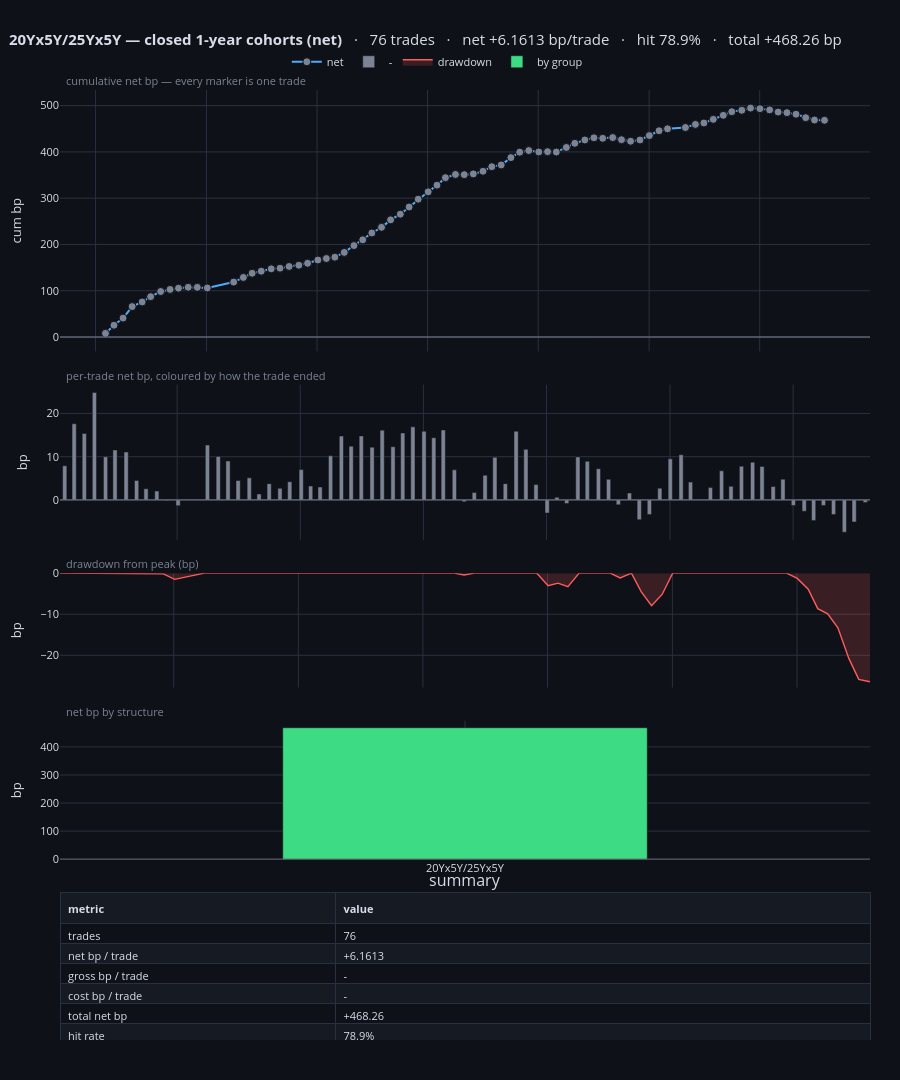

Here is the notebook cell this chart was saved with:
### Code cell
trade_dashboard(COHORT_BOOKS["20Yx5Y/25Yx5Y"],
                title="20Yx5Y/25Yx5Y — closed 1-year cohorts (net)",
                span_years=SPAN_YEARS, time_col="exit", pnl_col="net_pnl_bp",
                unit="bp", side_col="direction")

### Figure 1 — Plotly figure (JSON) as saved in the notebook; plotly's stock layout.template omitted (floating-point values rounded to 4 significant figures; data arrays with more than 128 entries replaced by an {"elided": "..."} marker saying what was removed)
{"data": [{"customdata": {"elided": "76x11 str values"}, "hovertemplate": "<b>%{customdata[0]}</b><br>%{customdata[1]}  ·  %{customdata[2]}  ·  <b>%{customdata[3]}</b><br>signal: %{customdata[4]}   secondary: %{customdata[5]}<br>exit: <b>%{customdata[6]}</b> after %{customdata[7]} <br>gross %{customdata[8]} bp   <b>net %{customdata[9]} bp</b><br>cumulative %{customdata[10]} bp<extra></extra>", "line": {"color": "#4dabf7", "width": 2}, "marker": {"color": ["#7b8394", "#7b8394", "#7b8394", "#7b8394", "#7b8394", "#7b8394", "#7b8394", "#7b8394", "#7b8394", "#7b8394", "#7b8394", "#7b8394", "#7b8394", "#7b8394", "#7b8394", "#7b8394", "#7b8394", "#7b8394", "#7b8394", "#7b8394", "#7b8394", "#7b8394", "#7b8394", "#7b8394", "#7b8394", "#7b8394", "#7b8394", "#7b8394", "#7b8394", "#7b8394", "#7b8394", "#7b8394", "#7b8394", "#7b8394", "#7b8394", "#7b8394", "#7b8394", "#7b8394", "#7b8394", "#7b8394", "#7b8394", "#7b8394", "#7b8394", "#7b8394", "#7b8394", "#7b8394", "#7b8394", "#7b8394", "#7b8394", "#7b8394", "#7b8394", "#7b8394", "#7b8394", "#7b8394", "#7b8394", "#7b8394", "#7b8394", "#7b8394", "#7b8394", "#7b8394", "#7b8394", "#7b8394", "#7b8394", "#7b8394", "#7b8394", "#7b8394", "#7b8394", "#7b8394", "#7b8394", "#7b8394", "#7b8394", "#7b8394", "#7b8394", "#7b8394", "#7b8394", "#7b8394"], "line": {"color": "#0e1117", "width": 1}, "size": 8}, "mode": "lines+markers", "name": "net", "type": "scatter", "x": ["2020-02-02T19:00:00-05:00", "2020-03-01T19:00:00-05:00", "2020-03-31T20:00:00-04:00", "2020-04-30T20:00:00-04:00", "2020-06-02T20:00:00-04:00", "2020-06-30T20:00:00-04:00", "2020-08-02T20:00:00-04:00", "2020-09-02T20:00:00-04:00", "2020-09-30T20:00:00-04:00", "2020-11-01T19:00:00-05:00", "2020-12-01T19:00:00-05:00", "2021-01-03T19:00:00-05:00", "2021-03-31T20:00:00-04:00", "2021-05-02T20:00:00-04:00", "2021-05-31T20:00:00-04:00", "2021-06-30T20:00:00-04:00", "2021-08-02T20:00:00-04:00", "2021-08-31T20:00:00-04:00", "2021-09-30T20:00:00-04:00", "2021-11-01T20:00:00-04:00", "2021-11-30T19:00:00-05:00", "2022-01-03T19:00:00-05:00", "2022-01-31T19:00:00-05:00", "2022-02-28T19:00:00-05:00", "2022-03-31T20:00:00-04:00", "2022-05-02T20:00:00-04:00", "2022-05-31T20:00:00-04:00", "2022-06-30T20:00:00-04:00", "2022-08-01T20:00:00-04:00", "2022-08-31T20:00:00-04:00", "2022-10-02T20:00:00-04:00", "2022-10-31T20:00:00-04:00", "2022-11-30T19:00:00-05:00", "2023-01-02T19:00:00-05:00", "2023-01-31T19:00:00-05:00", "2023-02-28T19:00:00-05:00", "2023-04-02T20:00:00-04:00", "2023-05-01T20:00:00-04:00", "2023-05-31T20:00:00-04:00", "2023-07-02T20:00:00-04:00", "2023-07-31T20:00:00-04:00", "2023-08-31T20:00:00-04:00", "2023-10-02T20:00:00-04:00", "2023-10-31T20:00:00-04:00", "2023-11-30T19:00:00-05:00", "2024-01-02T19:00:00-05:00", "2024-01-31T19:00:00-05:00", "2024-02-29T19:00:00-05:00", "2024-04-02T20:00:00-04:00", "2024-04-30T20:00:00-04:00", "2024-06-02T20:00:00-04:00", "2024-07-02T20:00:00-04:00", "2024-07-31T20:00:00-04:00", "2024-09-02T20:00:00-04:00", "2024-10-01T20:00:00-04:00", "2024-10-31T20:00:00-04:00", "2024-12-01T19:00:00-05:00", "2025-01-01T19:00:00-05:00", "2025-02-02T19:00:00-05:00", "2025-03-02T19:00:00-05:00", "2025-04-30T20:00:00-04:00", "2025-06-02T20:00:00-04:00", "2025-06-30T20:00:00-04:00", "2025-07-31T20:00:00-04:00", "2025-09-02T20:00:00-04:00", "2025-09-30T20:00:00-04:00", "2025-11-02T19:00:00-05:00", "2025-12-01T19:00:00-05:00", "2026-01-01T19:00:00-05:00", "2026-02-02T19:00:00-05:00", "2026-03-02T19:00:00-05:00", "2026-03-31T20:00:00-04:00", "2026-04-30T20:00:00-04:00", "2026-06-01T20:00:00-04:00", "2026-06-30T20:00:00-04:00", "2026-08-02T20:00:00-04:00"], "xaxis": "x", "y": [7.897, 25.51, 40.89, 65.75, 75.72, 87.28, 98.36, 102.9, 105.4, 107.5, 107.3, 106.0, 118.7, 128.8, 137.8, 142.3, 147.4, 148.7, 152.5, 155.2, 159.4, 166.4, 169.6, 172.6, 182.8, 197.6, 210.0, 224.8, 237.0, 253.2, 265.5, 281.0, 297.9, 313.7, 328.1, 344.3, 351.3, 350.8, 352.5, 358.2, 368.1, 371.8, 387.7, 399.4, 403.0, 399.9, 400.5, 399.7, 409.6, 418.6, 425.8, 430.5, 429.4, 431.0, 426.4, 423.1, 425.8, 435.3, 445.7, 449.8, 452.7, 459.4, 462.5, 470.3, 479.1, 486.8, 489.9, 494.7, 493.5, 490.8, 486.1, 484.8, 481.4, 474.0, 468.9, 468.3], "yaxis": "y"}, {"customdata": {"elided": "76x11 str values"}, "hovertemplate": "<b>%{customdata[0]}</b><br>%{customdata[1]}  ·  %{customdata[2]}  ·  <b>%{customdata[3]}</b><br>signal: %{customdata[4]}   secondary: %{customdata[5]}<br>exit: <b>%{customdata[6]}</b> after %{customdata[7]} <br>gross %{customdata[8]} bp   <b>net %{customdata[9]} bp</b><br>cumulative %{customdata[10]} bp<extra></extra>", "marker": {"color": "#7b8394"}, "name": "-", "type": "bar", "x": ["2020-02-02T19:00:00-05:00", "2020-03-01T19:00:00-05:00", "2020-03-31T20:00:00-04:00", "2020-04-30T20:00:00-04:00", "2020-06-02T20:00:00-04:00", "2020-06-30T20:00:00-04:00", "2020-08-02T20:00:00-04:00", "2020-09-02T20:00:00-04:00", "2020-09-30T20:00:00-04:00", "2020-11-01T19:00:00-05:00", "2020-12-01T19:00:00-05:00", "2021-01-03T19:00:00-05:00", "2021-03-31T20:00:00-04:00", "2021-05-02T20:00:00-04:00", "2021-05-31T20:00:00-04:00", "2021-06-30T20:00:00-04:00", "2021-08-02T20:00:00-04:00", "2021-08-31T20:00:00-04:00", "2021-09-30T20:00:00-04:00", "2021-11-01T20:00:00-04:00", "2021-11-30T19:00:00-05:00", "2022-01-03T19:00:00-05:00", "2022-01-31T19:00:00-05:00", "2022-02-28T19:00:00-05:00", "2022-03-31T20:00:00-04:00", "2022-05-02T20:00:00-04:00", "2022-05-31T20:00:00-04:00", "2022-06-30T20:00:00-04:00", "2022-08-01T20:00:00-04:00", "2022-08-31T20:00:00-04:00", "2022-10-02T20:00:00-04:00", "2022-10-31T20:00:00-04:00", "2022-11-30T19:00:00-05:00", "2023-01-02T19:00:00-05:00", "2023-01-31T19:00:00-05:00", "2023-02-28T19:00:00-05:00", "2023-04-02T20:00:00-04:00", "2023-05-01T20:00:00-04:00", "2023-05-31T20:00:00-04:00", "2023-07-02T20:00:00-04:00", "2023-07-31T20:00:00-04:00", "2023-08-31T20:00:00-04:00", "2023-10-02T20:00:00-04:00", "2023-10-31T20:00:00-04:00", "2023-11-30T19:00:00-05:00", "2024-01-02T19:00:00-05:00", "2024-01-31T19:00:00-05:00", "2024-02-29T19:00:00-05:00", "2024-04-02T20:00:00-04:00", "2024-04-30T20:00:00-04:00", "2024-06-02T20:00:00-04:00", "2024-07-02T20:00:00-04:00", "2024-07-31T20:00:00-04:00", "2024-09-02T20:00:00-04:00", "2024-10-01T20:00:00-04:00", "2024-10-31T20:00:00-04:00", "2024-12-01T19:00:00-05:00", "2025-01-01T19:00:00-05:00", "2025-02-02T19:00:00-05:00", "2025-03-02T19:00:00-05:00", "2025-04-30T20:00:00-04:00", "2025-06-02T20:00:00-04:00", "2025-06-30T20:00:00-04:00", "2025-07-31T20:00:00-04:00", "2025-09-02T20:00:00-04:00", "2025-09-30T20:00:00-04:00", "2025-11-02T19:00:00-05:00", "2025-12-01T19:00:00-05:00", "2026-01-01T19:00:00-05:00", "2026-02-02T19:00:00-05:00", "2026-03-02T19:00:00-05:00", "2026-03-31T20:00:00-04:00", "2026-04-30T20:00:00-04:00", "2026-06-01T20:00:00-04:00", "2026-06-30T20:00:00-04:00", "2026-08-02T20:00:00-04:00"], "xaxis": "x2", "y": [7.897, 17.62, 15.38, 24.86, 9.967, 11.55, 11.08, 4.499, 2.574, 2.063, -0.1716, -1.342, 12.7, 10.07, 9.001, 4.497, 5.107, 1.371, 3.758, 2.681, 4.207, 7.018, 3.223, 2.978, 10.22, 14.76, 12.44, 14.81, 12.2, 16.15, 12.3, 15.48, 16.9, 15.89, 14.39, 16.18, 6.95, -0.454, 1.706, 5.705, 9.846, 3.766, 15.88, 11.69, 3.55, -3.042, 0.6105, -0.8497, 9.95, 8.938, 7.206, 4.751, -1.149, 1.605, -4.563, -3.35, 2.725, 9.498, 10.44, 4.119, 2.845, 6.726, 3.132, 7.8, 8.738, 7.751, 3.092, 4.801, -1.279, -2.621, -4.744, -1.279, -3.381, -7.463, -5.1, -0.6054], "yaxis": "y2"}, {"fill": "tozeroy", "fillcolor": "rgba(255,92,92,0.18)", "hovertemplate": "drawdown %{y:.3f} bp<extra></extra>", "line": {"color": "#ff5c5c", "width": 1.4}, "mode": "lines", "name": "drawdown", "type": "scatter", "x": ["2020-02-02T19:00:00-05:00", "2020-03-01T19:00:00-05:00", "2020-03-31T20:00:00-04:00", "2020-04-30T20:00:00-04:00", "2020-06-02T20:00:00-04:00", "2020-06-30T20:00:00-04:00", "2020-08-02T20:00:00-04:00", "2020-09-02T20:00:00-04:00", "2020-09-30T20:00:00-04:00", "2020-11-01T19:00:00-05:00", "2020-12-01T19:00:00-05:00", "2021-01-03T19:00:00-05:00", "2021-03-31T20:00:00-04:00", "2021-05-02T20:00:00-04:00", "2021-05-31T20:00:00-04:00", "2021-06-30T20:00:00-04:00", "2021-08-02T20:00:00-04:00", "2021-08-31T20:00:00-04:00", "2021-09-30T20:00:00-04:00", "2021-11-01T20:00:00-04:00", "2021-11-30T19:00:00-05:00", "2022-01-03T19:00:00-05:00", "2022-01-31T19:00:00-05:00", "2022-02-28T19:00:00-05:00", "2022-03-31T20:00:00-04:00", "2022-05-02T20:00:00-04:00", "2022-05-31T20:00:00-04:00", "2022-06-30T20:00:00-04:00", "2022-08-01T20:00:00-04:00", "2022-08-31T20:00:00-04:00", "2022-10-02T20:00:00-04:00", "2022-10-31T20:00:00-04:00", "2022-11-30T19:00:00-05:00", "2023-01-02T19:00:00-05:00", "2023-01-31T19:00:00-05:00", "2023-02-28T19:00:00-05:00", "2023-04-02T20:00:00-04:00", "2023-05-01T20:00:00-04:00", "2023-05-31T20:00:00-04:00", "2023-07-02T20:00:00-04:00", "2023-07-31T20:00:00-04:00", "2023-08-31T20:00:00-04:00", "2023-10-02T20:00:00-04:00", "2023-10-31T20:00:00-04:00", "2023-11-30T19:00:00-05:00", "2024-01-02T19:00:00-05:00", "2024-01-31T19:00:00-05:00", "2024-02-29T19:00:00-05:00", "2024-04-02T20:00:00-04:00", "2024-04-30T20:00:00-04:00", "2024-06-02T20:00:00-04:00", "2024-07-02T20:00:00-04:00", "2024-07-31T20:00:00-04:00", "2024-09-02T20:00:00-04:00", "2024-10-01T20:00:00-04:00", "2024-10-31T20:00:00-04:00", "2024-12-01T19:00:00-05:00", "2025-01-01T19:00:00-05:00", "2025-02-02T19:00:00-05:00", "2025-03-02T19:00:00-05:00", "2025-04-30T20:00:00-04:00", "2025-06-02T20:00:00-04:00", "2025-06-30T20:00:00-04:00", "2025-07-31T20:00:00-04:00", "2025-09-02T20:00:00-04:00", "2025-09-30T20:00:00-04:00", "2025-11-02T19:00:00-05:00", "2025-12-01T19:00:00-05:00", "2026-01-01T19:00:00-05:00", "2026-02-02T19:00:00-05:00", "2026-03-02T19:00:00-05:00", "2026-03-31T20:00:00-04:00", "2026-04-30T20:00:00-04:00", "2026-06-01T20:00:00-04:00", "2026-06-30T20:00:00-04:00", "2026-08-02T20:00:00-04:00"], "xaxis": "x3", "y": [0.0, 0.0, 0.0, 0.0, 0.0, 0.0, 0.0, 0.0, 0.0, 0.0, -0.1716, -1.513, 0.0, 0.0, 0.0, 0.0, 0.0, 0.0, 0.0, 0.0, 0.0, 0.0, 0.0, 0.0, 0.0, 0.0, 0.0, 0.0, 0.0, 0.0, 0.0, 0.0, 0.0, 0.0, 0.0, 0.0, 0.0, -0.454, 0.0, 0.0, 0.0, 0.0, 0.0, 0.0, 0.0, -3.042, -2.431, -3.281, 0.0, 0.0, 0.0, 0.0, -1.149, 0.0, -4.563, -7.914, -5.189, 0.0, 0.0, 0.0, 0.0, 0.0, 0.0, 0.0, 0.0, 0.0, 0.0, 0.0, -1.279, -3.9, -8.644, -9.923, -13.3, -20.77, -25.87, -26.47], "yaxis": "y3"}, {"customdata": [[76]], "hovertemplate": "<b>%{x}</b><br>%{customdata[0]} trades<br>total %{y:.3f} bp<extra></extra>", "marker": {"color": ["#3ddc84"]}, "name": "by group", "type": "bar", "x": ["20Yx5Y/25Yx5Y"], "xaxis": "x4", "y": [468.3], "yaxis": "y4"}, {"cells": {"align": "left", "fill": {"color": [["#0e1117", "#161a23", "#0e1117", "#161a23", "#0e1117", "#161a23", "#0e1117", "#161a23", "#0e1117", "#161a23", "#0e1117", "#161a23", "#0e1117", "#161a23", "#0e1117", "#161a23", "#0e1117", "#161a23"]]}, "font": {"color": "#d8dee9", "size": 11}, "height": 20, "line": {"color": "#2a3040"}, "values": [["trades", "net bp / trade", "gross bp / trade", "cost bp / trade", "total net bp", "hit rate", "avg win / avg loss", "payoff ratio", "Sharpe / trade", "t-statistic", "best / worst trade", "max drawdown (bp)", "longest win / loss run", "avg hold", "trades / year", "annualised Sharpe"], ["76", "+6.1613", "-", "-", "+468.26", "78.9%", "+8.494 / -2.587", "3.283", "0.9326", "8.13", "+24.865 / -7.463", "-26.47", "25 / 8", "-", "10.0", "2.9464"]]}, "columnwidth": [34, 66], "domain": {"x": [0.0, 1.0], "y": [0.0, 0.1548]}, "header": {"align": "left", "fill": {"color": "#161a23"}, "font": {"color": "#d8dee9", "size": 11}, "line": {"color": "#2a3040"}, "values": ["<b>metric</b>", "<b>value</b>"]}, "type": "table"}], "layout": {"annotations": [{"font": {"color": "#7b8394", "size": 11}, "showarrow": false, "text": "cumulative net bp — every marker is one trade", "x": 0.005, "xanchor": "left", "xref": "paper", "y": 1.0, "yanchor": "bottom", "yref": "paper"}, {"font": {"color": "#7b8394", "size": 11}, "showarrow": false, "text": "per-trade net bp, coloured by how the trade ended", "x": 0.005, "xanchor": "left", "xref": "paper", "y": 0.6898, "yanchor": "bottom", "yref": "paper"}, {"font": {"color": "#7b8394", "size": 11}, "showarrow": false, "text": "drawdown from peak (bp)", "x": 0.005, "xanchor": "left", "xref": "paper", "y": 0.4914, "yanchor": "bottom", "yref": "paper"}, {"font": {"color": "#7b8394", "size": 11}, "showarrow": false, "text": "net bp by structure", "x": 0.005, "xanchor": "left", "xref": "paper", "y": 0.336, "yanchor": "bottom", "yref": "paper"}, {"font": {"size": 16}, "showarrow": false, "text": "summary", "x": 0.5, "xanchor": "center", "xref": "paper", "y": 0.1548, "yanchor": "bottom", "yref": "paper"}], "bargap": 0.55, "font": {"color": "#d8dee9", "size": 11}, "height": 1080, "hoverdistance": 30, "hoverlabel": {"bgcolor": "#161a23", "bordercolor": "#2a3040", "font": {"color": "#d8dee9", "size": 11}}, "hovermode": "closest", "legend": {"bgcolor": "rgba(0,0,0,0)", "orientation": "h", "x": 0.28, "y": 1.045}, "margin": {"b": 40, "l": 60, "r": 30, "t": 90}, "paper_bgcolor": "#0e1117", "plot_bgcolor": "#0e1117", "shapes": [{"line": {"color": "#7b8394", "width": 1}, "type": "line", "x0": 0, "x1": 1, "xref": "x domain", "y0": 0, "y1": 0, "yref": "y"}, {"line": {"color": "#7b8394", "width": 1}, "type": "line", "x0": 0, "x1": 1, "xref": "x2 domain", "y0": 0, "y1": 0, "yref": "y2"}, {"line": {"color": "#7b8394", "width": 1}, "type": "line", "x0": 0, "x1": 1, "xref": "x4 domain", "y0": 0, "y1": 0, "yref": "y4"}], "title": {"font": {"size": 15}, "text": "<b>20Yx5Y/25Yx5Y — closed 1-year cohorts (net)</b>   ·   76 trades   ·   net +6.1613 bp/trade   ·   hit 78.9%   ·   total +468.26 bp", "x": 0.01}, "xaxis": {"anchor": "y", "domain": [0.0, 1.0], "gridcolor": "#2a3040", "matches": "x4", "showgrid": true, "showspikes": true, "showticklabels": false, "spikecolor": "#7b8394", "spikedash": "dot", "spikemode": "across", "spikesnap": "cursor", "spikethickness": 1, "zeroline": false}, "xaxis2": {"anchor": "y2", "domain": [0.0, 1.0], "gridcolor": "#2a3040", "matches": "x4", "showgrid": true, "showspikes": true, "showticklabels": false, "spikecolor": "#7b8394", "spikedash": "dot", "spikemode": "across", "spikesnap": "cursor", "spikethickness": 1, "zeroline": false}, "xaxis3": {"anchor": "y3", "domain": [0.0, 1.0], "gridcolor": "#2a3040", "matches": "x4", "showgrid": true, "showspikes": true, "showticklabels": false, "spikecolor": "#7b8394", "spikedash": "dot", "spikemode": "across", "spikesnap": "cursor", "spikethickness": 1, "zeroline": false}, "xaxis4": {"anchor": "y4", "domain": [0.0, 1.0], "gridcolor": "#2a3040", "showgrid": true, "showspikes": true, "spikecolor": "#7b8394", "spikedash": "dot", "spikemode": "across", "spikesnap": "cursor", "spikethickness": 1, "zeroline": false}, "yaxis": {"anchor": "x", "domain": [0.7248, 1.0], "gridcolor": "#2a3040", "showgrid": true, "showspikes": true, "spikecolor": "#7b8394", "spikedash": "dot", "spikemode": "toaxis", "spikesnap": "cursor", "spikethickness": 1, "title": {"text": "cum bp"}, "zeroline": false}, "yaxis2": {"anchor": "x2", "domain": [0.5264, 0.6898], "gridcolor": "#2a3040", "showgrid": true, "showspikes": true, "spikecolor": "#7b8394", "spikedash": "dot", "spikemode": "toaxis", "spikesnap": "cursor", "spikethickness": 1, "title": {"text": "bp"}, "zeroline": false}, "yaxis3": {"anchor": "x3", "domain": [0.371, 0.4914], "gridcolor": "#2a3040", "showgrid": true, "showspikes": true, "spikecolor": "#7b8394", "spikedash": "dot", "spikemode": "toaxis", "spikesnap": "cursor", "spikethickness": 1, "title": {"text": "bp"}, "zeroline": false}, "yaxis4": {"anchor": "x4", "domain": [0.1898, 0.336], "gridcolor": "#2a3040", "showgrid": true, "showspikes": true, "spikecolor": "#7b8394", "spikedash": "dot", "spikemode": "toaxis", "spikesnap": "cursor", "spikethickness": 1, "title": {"text": "bp"}, "zeroline": false}}}
